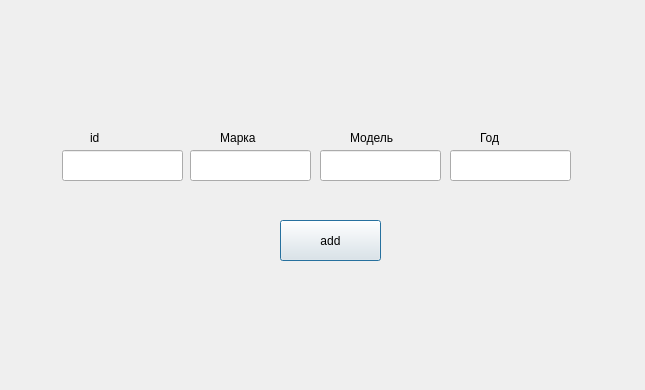
<?xml version="1.0" encoding="UTF-8"?>
<ui version="4.0">
 <class>addingMenu</class>
 <widget class="QDialog" name="addingMenu">
  <property name="geometry">
   <rect>
    <x>0</x>
    <y>0</y>
    <width>645</width>
    <height>390</height>
   </rect>
  </property>
  <property name="windowTitle">
   <string>Dialog</string>
  </property>
  <widget class="QLineEdit" name="lineEdit">
   <property name="geometry">
    <rect>
     <x>62</x>
     <y>150</y>
     <width>121</width>
     <height>31</height>
    </rect>
   </property>
  </widget>
  <widget class="QLineEdit" name="lineEdit_2">
   <property name="geometry">
    <rect>
     <x>190</x>
     <y>150</y>
     <width>121</width>
     <height>31</height>
    </rect>
   </property>
  </widget>
  <widget class="QLineEdit" name="lineEdit_3">
   <property name="geometry">
    <rect>
     <x>320</x>
     <y>150</y>
     <width>121</width>
     <height>31</height>
    </rect>
   </property>
  </widget>
  <widget class="QLineEdit" name="lineEdit_4">
   <property name="geometry">
    <rect>
     <x>450</x>
     <y>150</y>
     <width>121</width>
     <height>31</height>
    </rect>
   </property>
  </widget>
  <widget class="QPushButton" name="pushButton">
   <property name="geometry">
    <rect>
     <x>280</x>
     <y>220</y>
     <width>101</width>
     <height>41</height>
    </rect>
   </property>
   <property name="text">
    <string>add</string>
   </property>
  </widget>
  <widget class="QLabel" name="label">
   <property name="geometry">
    <rect>
     <x>90</x>
     <y>130</y>
     <width>49</width>
     <height>16</height>
    </rect>
   </property>
   <property name="text">
    <string>id</string>
   </property>
  </widget>
  <widget class="QLabel" name="label_2">
   <property name="geometry">
    <rect>
     <x>220</x>
     <y>130</y>
     <width>49</width>
     <height>16</height>
    </rect>
   </property>
   <property name="text">
    <string>Марка</string>
   </property>
  </widget>
  <widget class="QLabel" name="label_3">
   <property name="geometry">
    <rect>
     <x>350</x>
     <y>130</y>
     <width>49</width>
     <height>16</height>
    </rect>
   </property>
   <property name="text">
    <string>Модель</string>
   </property>
  </widget>
  <widget class="QLabel" name="label_4">
   <property name="geometry">
    <rect>
     <x>480</x>
     <y>130</y>
     <width>49</width>
     <height>16</height>
    </rect>
   </property>
   <property name="text">
    <string>Год</string>
   </property>
  </widget>
 </widget>
 <resources/>
 <connections/>
</ui>
